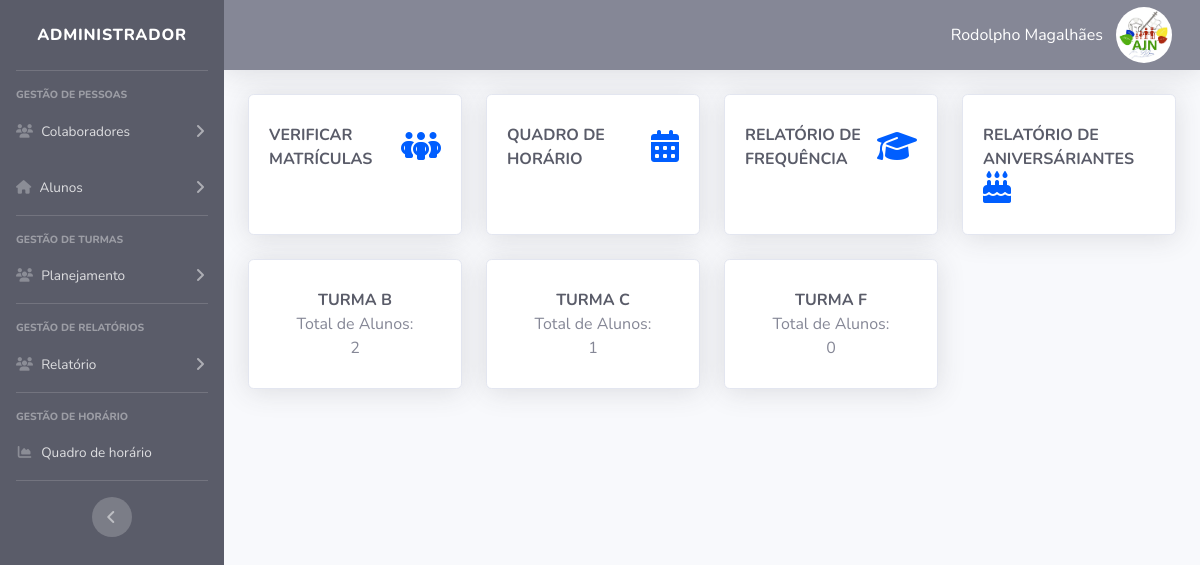
Screenshot of /tela-admin (signed in) with the database file from the repository.
### tables this page shows
CREATE TABLE `user` (
  `id` int(11) NOT NULL,
  `cpf` varchar(30) NOT NULL,
  `nomesocial` varchar(50) NOT NULL,
  `email` varchar(50) NOT NULL,
  `nivel` varchar(15) NOT NULL,
  `senha` varchar(255) NOT NULL
);

CREATE TABLE `turmas` (
  `id` int(11) NOT NULL,
  `turma` varchar(50) NOT NULL,
  `turno` varchar(20) NOT NULL,
  `obs` varchar(100) NOT NULL
);

### tela-admin/index.php (the view, shortened to what this page needs)
<?php
require_once("../conexao.php");
    $pag = @$_GET["pag"];
    $menu1 = "funcionarios";
    $menu2 = "professores";
    $menu3 = "alunos";
    $menu4 = "responsaveis";
    $menu5 = "turmas";
    $menu7 = "disciplinas";
    $menu8= "dias";
    $menu9 = "frequencia";
    $menu10 = "aniversariante";
    $menu11 = "matriculados";
$SESSION = @$_SESSION['id_user'];
$query = $pdo->query("SELECT * FROM user WHERE id = '$SESSION'");
$res = $query->fetchAll(PDO::FETCH_ASSOC);
$nome_perfil = @$res[0]['nomesocial'];
 ?>
<!DOCTYPE html>
<html lang="pt-br">
    <head>
        <link href="../css/style.css" rel="stylesheet">
        <link href="../css/sb-admin-2.css" rel="stylesheet">
        <link href="../vendor/datatables/dataTables.bootstrap4.min.css" rel="stylesheet">
    </head>
    <body id="page-top">
        <div id="wrapper">
            <ul class="navbar-nav bg-dark sidebar sidebar-dark accordion" id="accordionSidebar">
                <a class="sidebar-brand d-flex align-items-center justify-content-center" href="index.php">
                    <div class="sidebar-brand-text mx-3">Administrador</div>
                </a>
                <hr class="sidebar-divider ">
                <div class="sidebar-heading">
                    Gestão de Pessoas
                </div>
                <li class="nav-item">
                    <a class="nav-link collapsed" href="#" data-toggle="collapse" data-target="#collapseTwo" aria-expanded="true" aria-controls="collapseTwo">
                        <i class="fas fa-users"></i>
                        <span>Colaboradores</span>
                    </a>
                </li>
                <li class="nav-item">
                    <a class="nav-link collapsed" href="#" data-toggle="collapse" data-target="#collapseUtilities"
                    aria-expanded="true" aria-controls="collapseUtilities">
                     <i class="fas fa-home"></i>
                     <span>Alunos</span>
                    </a>
                </li>
                <hr class="sidebar-divider">
                <div class="sidebar-heading">
                    Gestão de Turmas
                </div>
                <li class="nav-item">
                    <a class="nav-link collapsed" href="#" data-toggle="collapse" data-target="#collapseTwo2" aria-expanded="true" aria-controls="collapseTwo">
                    <i class="fas fa-users"></i>
                    <span>  Planejamento</span>
                    </a>
                </li>
                <hr class="sidebar-divider">
                <div class="sidebar-heading">
                    Gestão de Relatórios
                </div>
                <li class="nav-item">
                    <a class="nav-link collapsed" href="#" data-toggle="collapse" data-target="#collapseTwo3" aria-expanded="true" aria-controls="collapseTwo">
                    <i class="fas fa-users"></i>
                    <span> Relatório</span>
                    </a>
                </li>
                <hr class="sidebar-divider">
                <div class="sidebar-heading">
                    Gestão de Horário
                </div>
                <li class="nav-item">
                    <a class="nav-link" href="index.php?pag=<?php echo $menu8 ?>">
                        <i class="fas fa-fw fa-chart-area"></i>
                        <span>Quadro de horário </span></a>
                </li>
                <hr class="sidebar-divider d-none d-md-block">
                <div class="text-center d-none d-md-inline">
                    <button class="rounded-circle border-0" id="sidebarToggle"></button>
                </div>
            </ul>
            <div id="content-wrapper" class="d-flex flex-column">
                <div id="content">
                    <nav class="navbar navbar-expand navbar-light bg-secondary topbar mb-4 static-top shadow">
                        <ul class="navbar-nav ml-auto">
                            <li class="nav-item dropdown no-arrow">
                                <a class="nav-link dropdown-toggle" href="#" id="userDropdown" role="button" data-toggle="dropdown" aria-haspopup="true" aria-expanded="false">
                                    <Button class="btn btn-link  text-white" title='Editar Perfil'><?php echo $nome_perfil?></Button>
                                   <img class="img-profile rounded-circle" src="../img/logo-ajn.jpg" width="60" height="60" >
                            </a>
                            </li>
                        </ul>
                    </nav>
                    <div class="container-fluid">
                        <?php if (@$pag == null) {
                        @include_once("home.php");
                        } else if (@$pag==$menu1) {
                        @include_once(@$menu1.".php");
                        } else if (@$pag==$menu2) {
                        @include_once(@$menu2.".php");
                         } else if (@$pag==$menu3) {
                        include_once(@$menu3.".php");
                        } else if (@$pag==$menu4) {
                        @include_once(@$menu4.".php");
                        } else if (@$pag==$menu5) {
                        @include_once(@$menu5.".php");
                        } else if (@$pag==$menu7) {
                        @include_once(@$menu7.".php");
                        } else if (@$pag==$menu8) {
                        @include_once(@$menu8.".php");
                        } else if (@$pag==$menu9) {
                        @include_once(@$menu9.".php");
                        } else if (@$pag==$menu10) {
                        @include_once(@$menu10.".php");
                         } else if (@$pag==$menu11) {
                        @include_once(@$menu11.".php");
                        } else {
                        @include_once("home.php");
                        }
                        ?>
                    </div>
                </div>
            </div>
        </div>
    </body>
</html>

### tela-admin/home.php (shortened to what this page needs)
<?php
$pag = "home";
require_once("../conexao.php");
?>
<html DOCTYPE>
<div class="row">
		<div class="col-xl-3 col-md-6 mb-4">
				<a class="text-dark"  href="index.php?pag=turmas" title="Abrir chamada">
					<div class="card <?php echo $classe_card ?> shadow h-100 py-2">
						<div class="card-body">
							<div class="row no-gutters align-items-center">
								<div class="col mr-3">
									<div class="text font-weight-bold  <?php echo $classe_card ?> text-uppercase">Verificar Matrículas</div>
								</div>
								<div class="col-auto" align="center">
								<i class="fa-solid fa-people-group fa-2x"
									<?php echo $classe_card ?>"  style="color: #005eff;"> </i><br>
								</div>
							</div>
						</div>
					</div>
				</a>
			</div>
		<div class="col-xl-3 col-md-6 mb-4">
				<a class="text-dark"  href="index.php?pag=dias" title="Abrir chamada">
					<div class="card <?php echo $classe_card ?> shadow h-100 py-2">
						<div class="card-body">
							<div class="row no-gutters align-items-center">
								<div class="col mr-3">
									<div class="text font-weight-bold  <?php echo $classe_card ?> text-uppercase">Quadro de Horário</div>
								</div>
								<div class="col-auto" align="center">
								<i class="fa-solid fa-calendar-days fa-2x"
									<?php echo $classe_card ?>"  style="color: #005eff;"> </i><br>
								</div>
							</div>
						</div>
					</div>
				</a>
			</div>
		<div class="col-xl-3 col-md-6 mb-4">
				<a class="text-dark"  href="index.php?pag=frequencia" title="Abrir chamada">
					<div class="card <?php echo $classe_card ?> shadow h-100 py-2">
						<div class="card-body">
							<div class="row no-gutters align-items-center">
								<div class="col mr-3">
									<div class="text font-weight-bold  <?php echo $classe_card ?> text-uppercase">Relatório de Frequência</div>
								</div>
								<div class="col-auto" align="center">
								<i class="fa-solid fa-graduation-cap  fa-2x"
									<?php echo $classe_card ?>"  style="color: #005eff;"> </i><br>
								</div>
							</div>
						</div>
					</div>
				</a>
			</div>
			<div class="col-xl-3 col-md-6 mb-4">
				<a class="text-dark"  href="index.php?pag=aniversariante" title="Abrir chamada">
					<div class="card <?php echo $classe_card ?> shadow h-100 py-2">
						<div class="card-body">
							<div class="row no-gutters align-items-center">
								<div class="col mr-3">
									<div class="text font-weight-bold  <?php echo $classe_card ?> text-uppercase">Relatório de Aniversáriantes</div>
								</div>
								<div class="col-auto" align="center">
								<i class="fa-solid fa-cake-candles fa-2x"
									<?php echo $classe_card ?>"  style="color: #005eff;"> </i><br>
								</div>
							</div>
						</div>
					</div>
				</a>
			</div>
</div>
<div class="row">
	<?php
		$query= $pdo->query("SELECT * FROM turmas where id order by turma asc ");
		$res = $query->fetchAll(PDO::FETCH_ASSOC);
		for ($i=0; $i < count($res); $i++) {
			$id = $res[$i]['id'];
		    $id_turmas = $res[$i]['turma'];
		$query = $pdo->query("SELECT * FROM matriculas where id_turma = '$id' ");
		$res_2 = $query->fetchAll(PDO::FETCH_ASSOC);
		$aluno_matriculados = @count($res_2);
		?>
		<div class="col-xl-3 col-md-6 mb-4">
			<a class="text-dark" href="index.php?pag=<?php echo $pag ?>&funcao=infor&id=<?php echo $id ?>" title="Abrir Turma">
				<div class="card <?php echo $classe_card ?> shadow h-100 py-2">
					<div class="card-body">
						<div class="col-auto" align="center">
							<div class="font-weight-bold <?php echo $classe_card ?> text-uppercase fx-6"><?php echo $id_turmas ?></div>
								<div class="col">
									<div class="text text-secondary">Total de Alunos: <?php echo $aluno_matriculados?> </div>
								</div>
					  </div>
					</div>
				</div>
			</a>
		</div>
	<?php } ?>
</div>

### rows the page displays
user: nomesocial "Rodolpho Magalhães"
turmas: turma "TURMA B"
turmas: turma "TURMA C"
turmas: turma "TURMA F"

### other values shown
$aluno_matriculados "2"
$aluno_matriculados "1"
$aluno_matriculados "0"
